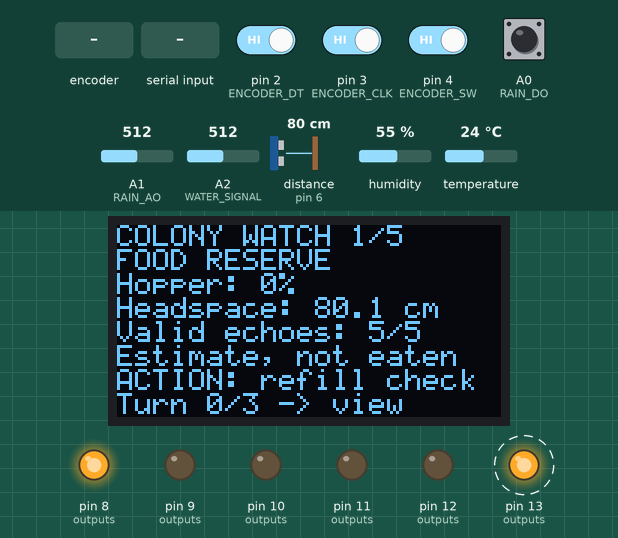
This sketch was run on a simulated Arduino Uno, built with avr-gcc and run on an emulated ATmega328P. Parts: 128×64 one-colour display, output pins drawn as LEDs (lit = HIGH). Wiring (inferred from the names in the program): ultrasonic range finder: trigger pin 5; echo pin 6. Dashed ring = blinking. The test bench sets the inputs (shaded band); at power-on: A0 (RAIN_DO), pin 2 (ENCODER_DT), pin 3 (ENCODER_CLK), pin 4 (ENCODER_SW) HIGH, distance to the obstacle (sensor on pin 6) 80 cm, A1 (RAIN_AO) = 512, A2 (WATER_SIGNAL) = 512, humidity 55 %, temperature 24 °C. The echo pulse lasts 58.3 µs per cm; pins used as bus, display or sensor lines are not drawn; what the sketch prints to the serial monitor is not drawn.

Above: at 1.2 s.
1.3 s: rotary encoder on pin 3 (ENCODER_CLK) / pin 2 (ENCODER_DT) turned 3 steps (first pin leading)
At 2.26 s:
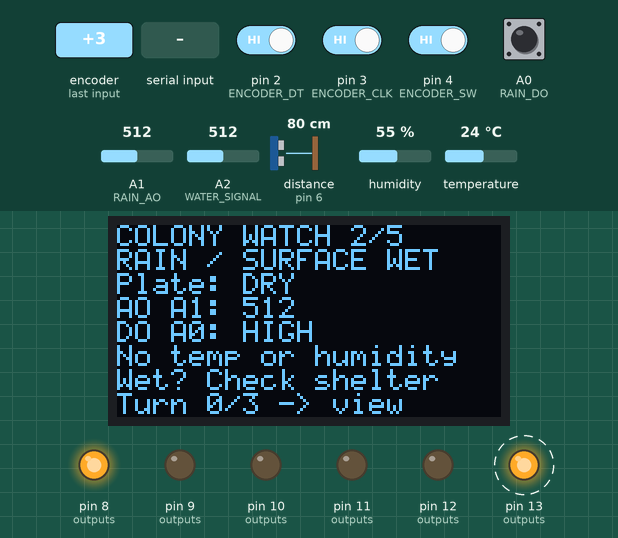
4.5 s: rotary encoder on pin 3 (ENCODER_CLK) / pin 2 (ENCODER_DT) turned 3 steps (first pin leading)
At 6.26 s:
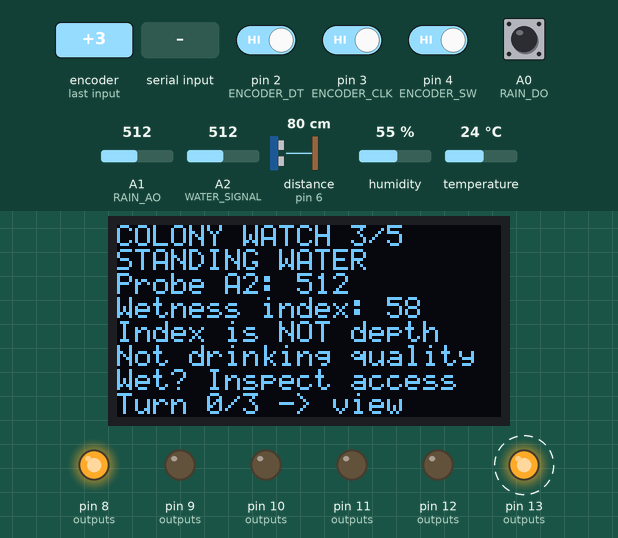
8.0 s: distance to the obstacle (sensor on pin 6) set to 25 cm
21.5 s: distance to the obstacle (sensor on pin 6) set to 20 cm
At 22.26 s:
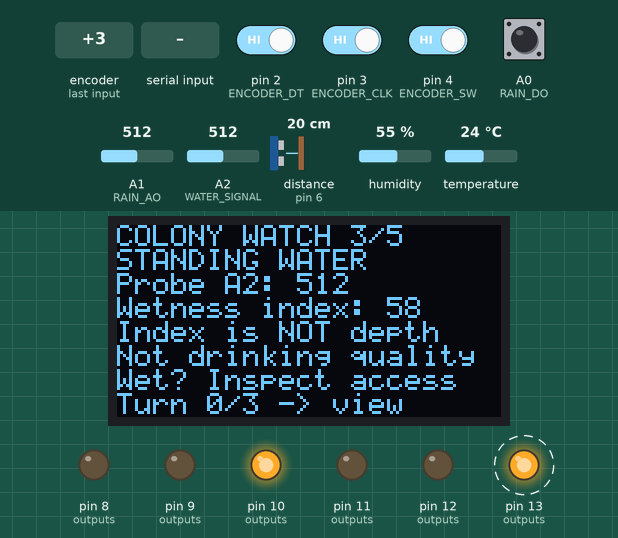
24.5 s: rotary encoder on pin 3 (ENCODER_CLK) / pin 2 (ENCODER_DT) turned 3 steps (first pin leading)
At 26.26 s:
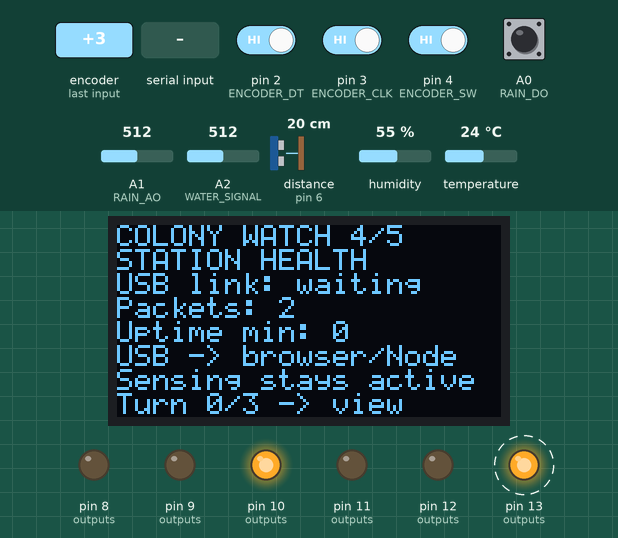
28.0 s: "A\n" received over Serial
At 28.8 s:
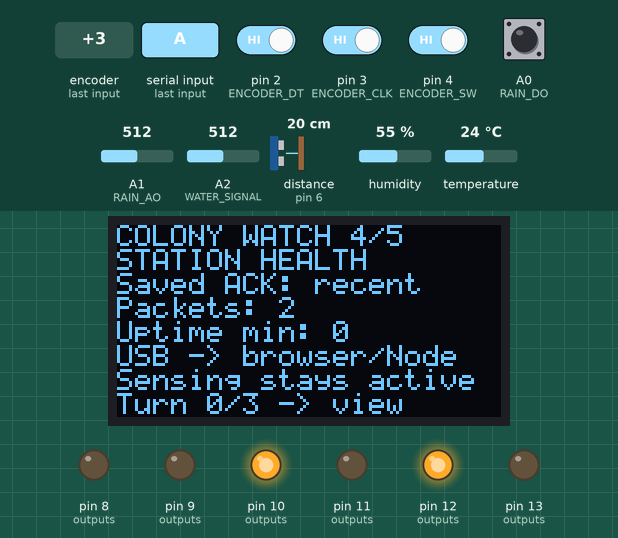
Timing chart, 0 to 31.0 s (numbered marks = the images above; inputs shaded):
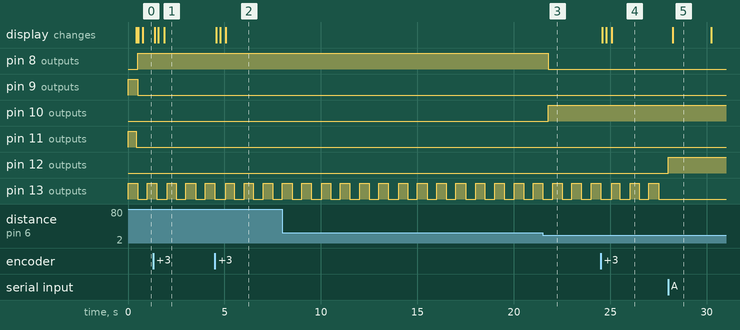

The sketch:

colony_monitor.ino
```cpp
// Colony Watch edge station — Arduino Uno R3 / classic Nano ATmega328P.
// Existing test sketch remains separate in pins_layout/. This is monitoring firmware.
#ifndef ENABLE_OLED
#define ENABLE_OLED 1
#endif
#ifndef ENCODER_STEPS_PER_DETENT
#define ENCODER_STEPS_PER_DETENT 4
#endif
#ifndef ENCODER_DETENTS_PER_SCREEN
#define ENCODER_DETENTS_PER_SCREEN 3
#endif
#ifndef ENCODER_REVERSED
#define ENCODER_REVERSED 0
#endif
#ifndef RGB_COMMON_ANODE
#define RGB_COMMON_ANODE 0
#endif
#ifndef TRAFFIC_ACTIVE_LOW
#define TRAFFIC_ACTIVE_LOW 0
#endif
#include <Arduino.h>
#include <string.h>
#include <math.h>
#include <DHT.h>
#if ENABLE_OLED
#include <Wire.h>
#include <SSD1306Ascii.h>
#include <SSD1306AsciiWire.h>
SSD1306AsciiWire display;
// System5x7 fits 21 columns and eight rows. Keep a small text cache instead
// of a 1024-byte framebuffer, and overwrite only characters that changed.
// Never send newlines to the OLED or blank the screen during a refresh.
class OledText : public Print {
  static const uint8_t COLUMNS = 21, ROWS = 8;
  char previous[ROWS][COLUMNS] = {};
  char line[COLUMNS];
  uint8_t row = 0, column = 0;
  void flushRow() {
    if (row >= ROWS) return;
    uint8_t index = 0;
    while (index < COLUMNS) {
      if (line[index] == previous[row][index]) { ++index; continue; }
      display.setCursor(index * 6, row);
      do {
        display.write(line[index]);
        previous[row][index] = line[index];
        ++index;
      } while (index < COLUMNS && line[index] != previous[row][index]);
    }
  }
 public:
  void invalidate() { memset(previous, 0, sizeof(previous)); }
  void beginFrame() { row = column = 0; memset(line, ' ', sizeof(line)); }
  size_t write(uint8_t value) override {
    if (value == '\r') return 1;
    if (value == '\n') {
      flushRow();
      if (row < ROWS) ++row;
      column = 0; memset(line, ' ', sizeof(line));
    } else if (row < ROWS && column < COLUMNS) line[column++] = value;
    return 1;
  }
  void endFrame() {
    flushRow();
    memset(line, ' ', sizeof(line));
    while (++row < ROWS) flushRow();
  }
} oledText;
bool displayReady = false;
unsigned long lastDisplayAttempt = 0;
#endif

// Copy each station's dashboard calibration here before uploading.
// Sonar measures headspace above a dry-food hopper, not an open feeding bowl.
const uint16_t FOOD_FULL_TENTHS_CM = 50;   // 5.0cm; keep >= HC-SR04 minimum 2cm.
const uint16_t FOOD_EMPTY_TENTHS_CM = 300; // 30.0cm.
const uint16_t WATER_DRY_RAW = 100;
const uint16_t WATER_WET_RAW = 800;
const uint16_t RAIN_DRY_RAW = 900;
const uint16_t RAIN_WET_RAW = 250;
const bool RAIN_ACTIVE_LOW = true;
const uint8_t FOOD_LOW_PERCENT = 25;
const uint8_t WATER_ALERT_PERCENT = 60;
// Ambient care-check triggers, not cat body temperatures. Match public/temperature.js.
const int16_t TEMPERATURE_COLD_TENTHS_C = 70;
const int16_t TEMPERATURE_FREEZING_TENTHS_C = 0;
const int16_t TEMPERATURE_HOT_TENTHS_C = 320;

const uint8_t THERM_PIN = 7; // DHT11 DATA/S; module VCC to 5V and GND to GND.
// A bare sensor needs a DATA-to-VCC pull-up (4.7k is suitable).
// Breakout modules commonly include it already; check the module markings.
DHT thermometer(THERM_PIN, DHT11);
const uint8_t ENCODER_DT = 2, ENCODER_CLK = 3, ENCODER_SW = 4;
const uint8_t SONAR_TRIG = 5, SONAR_ECHO = 6;
const uint8_t TRAFFIC_R = 8, TRAFFIC_Y = 9, TRAFFIC_G = 10;
const uint8_t RGB_R = 11, RGB_G = 12, RGB_B = 13;
// User's wiring: A0 is rain DO, A1 is rain AO, water signal is overridden to A2.
const uint8_t RAIN_DO = A0, RAIN_AO = A1, WATER_SIGNAL = A2;
const unsigned long SONAR_INTERVAL_MS = 100, ANALOG_INTERVAL_MS = 500;
const unsigned long TELEMETRY_INTERVAL_MS = 10000, DISPLAY_INTERVAL_MS = 250;
const uint8_t SCREEN_COUNT = 5;
const unsigned long TEMPERATURE_INTERVAL_MS = 2000;
unsigned long lastTemperature = 0;
bool haveTemperature = false;
int16_t temperatureTenthsC = 0;
volatile long encoderPosition = 0;
volatile uint8_t previousState = 0;
volatile int8_t encoderTransitions = 0;
long reportedPosition = 0, screenTravel = 0;
uint8_t screen = 0, sampleIndex = 0, validSamples = 0;
uint16_t echoes[5] = {0, 0, 0, 0, 0};
uint16_t distanceTenthsCm = 0, waterRaw = 0, rainRaw = 0;
uint8_t rainDigital = HIGH;
unsigned long lastSonar = 0, lastAnalog = 0, lastTelemetry = 0, lastDisplay = 0;
unsigned long lastAck = 0, sequence = 0;
unsigned long lastBrowserAck = 0, telemetryIntervalMs = TELEMETRY_INTERVAL_MS;
bool haveAck = false, haveBrowserAck = false, haveAnalog = false, sampleRequested = false;
char serialCommand[24];
uint8_t serialCommandLength = 0;
bool serialCommandOverflow = false;
static_assert(ENCODER_STEPS_PER_DETENT == 1 || ENCODER_STEPS_PER_DETENT == 2 || ENCODER_STEPS_PER_DETENT == 4, "Quadrature steps must be 1, 2, or 4");
static_assert(ENCODER_DETENTS_PER_SCREEN >= 1 && ENCODER_DETENTS_PER_SCREEN <= 99, "Use 1..99 detents per screen");
static_assert(FOOD_EMPTY_TENTHS_CM > FOOD_FULL_TENTHS_CM && FOOD_FULL_TENTHS_CM >= 20, "Invalid food calibration");
static_assert(WATER_DRY_RAW != WATER_WET_RAW && RAIN_DRY_RAW != RAIN_WET_RAW, "Wet and dry calibration must differ");

void encoderChanged() {
  const int8_t transitions[] = {0,-1,1,0,1,0,0,-1,-1,0,0,1,0,1,-1,0};
  const uint8_t state = (digitalRead(ENCODER_CLK) << 1) | digitalRead(ENCODER_DT);
  const uint8_t previous = previousState;
  previousState = state;
  if ((previous ^ state) == 3) { encoderTransitions = 0; return; }
  encoderTransitions += transitions[(previous << 2) | state];
  if (encoderTransitions >= ENCODER_STEPS_PER_DETENT) {
    encoderPosition += ENCODER_REVERSED ? -1 : 1; encoderTransitions = 0;
  } else if (encoderTransitions <= -ENCODER_STEPS_PER_DETENT) {
    encoderPosition += ENCODER_REVERSED ? 1 : -1; encoderTransitions = 0;
  }
}
void serviceEncoder() {
  noInterrupts(); const long position = encoderPosition; interrupts();
  if (position == reportedPosition) return;
  const long movement = screenTravel + position - reportedPosition;
  const long moved = movement / ENCODER_DETENTS_PER_SCREEN;
  screenTravel = movement % ENCODER_DETENTS_PER_SCREEN;
  screen = (screen + moved % SCREEN_COUNT + SCREEN_COUNT) % SCREEN_COUNT;
  reportedPosition = position;
  lastDisplay = millis() - DISPLAY_INTERVAL_MS;
}
int normalized(uint16_t raw, uint16_t dry, uint16_t wet) {
  const long value = (static_cast<long>(raw) - dry) * 100L / (static_cast<long>(wet) - dry);
  return value < 0 ? 0 : (value > 100 ? 100 : value);
}
bool foodKnown() { return validSamples >= 3; }
int foodPercent() { return normalized(distanceTenthsCm, FOOD_EMPTY_TENTHS_CM, FOOD_FULL_TENTHS_CM); }
bool rainWet() { return rainDigital == (RAIN_ACTIVE_LOW ? LOW : HIGH); }
bool uplinkRecent(unsigned long now) { return haveAck && now - lastAck < 45000; }
bool browserRecent(unsigned long now) { return haveBrowserAck && now - lastBrowserAck < 45000; }
void serviceSonar(unsigned long now) {
  if (now - lastSonar < SONAR_INTERVAL_MS) return;
  lastSonar = now;
  digitalWrite(SONAR_TRIG, LOW); delayMicroseconds(2);
  digitalWrite(SONAR_TRIG, HIGH); delayMicroseconds(10); digitalWrite(SONAR_TRIG, LOW);
  const unsigned long echo = pulseIn(SONAR_ECHO, HIGH, 30000);
  echoes[sampleIndex] = echo >= 116 && echo <= 23200 ? static_cast<uint16_t>(echo) : 0;
  sampleIndex = (sampleIndex + 1) % 5;
  uint16_t sorted[5]; validSamples = 0;
  for (uint8_t i = 0; i < 5; ++i) if (echoes[i]) sorted[validSamples++] = echoes[i];
  for (uint8_t i = 1; i < validSamples; ++i) {
    const uint16_t value = sorted[i]; int8_t j = i - 1;
    while (j >= 0 && sorted[j] > value) { sorted[j + 1] = sorted[j]; --j; }
    sorted[j + 1] = value;
  }
  distanceTenthsCm = foodKnown() ? (sorted[validSamples / 2] * 10UL + 29UL) / 58UL : 0;
}
void serviceAnalog(unsigned long now) {
  if (now - lastAnalog < ANALOG_INTERVAL_MS) return;
  lastAnalog = now;
  rainRaw = analogRead(RAIN_AO); rainDigital = digitalRead(RAIN_DO);
  waterRaw = analogRead(WATER_SIGNAL); haveAnalog = true;
}
void serviceTemperature(unsigned long now) {
  // Allow startup settling; never poll faster than once every two seconds.
  if (now - lastTemperature < TEMPERATURE_INTERVAL_MS) return;
  lastTemperature = now;
  const float value = thermometer.readTemperature();
  // DHT library returns NaN on timeout/checksum failure. Failed reads clear
  // the previous value. Newer DHT11 revisions specify -20..60C; older modules
  // may only support 0..50C. Verify the actual module before relying on frost readings.
  haveTemperature = isfinite(value) && value >= -20.0f && value <= 60.0f;
  if (haveTemperature) temperatureTenthsC = static_cast<int16_t>(lroundf(value * 10.0f));
}
void tenths(Print& output, uint16_t value) { output.print(value / 10); output.print('.'); output.print(value % 10); }
void printTemperature(Print& output) {
  if (temperatureTenthsC < 0) output.print('-');
  tenths(output, temperatureTenthsC < 0 ? -temperatureTenthsC : temperatureTenthsC);
}
void serviceTelemetry(unsigned long now) {
  if (!haveAnalog || (!sampleRequested && now - lastTelemetry < telemetryIntervalMs)) return;
  sampleRequested = false;
  lastTelemetry = now;
  Serial.print(F("{\"schemaVersion\":1,\"sequence\":")); Serial.print(sequence++);
  Serial.print(F(",\"uptimeMs\":")); Serial.print(now);
  Serial.print(F(",\"sonarDistanceCm\":"));
  if (foodKnown()) tenths(Serial, distanceTenthsCm); else Serial.print(F("null"));
  Serial.print(F(",\"sonarValidSamples\":")); Serial.print(validSamples);
  Serial.print(F(",\"rainAnalog\":")); Serial.print(rainRaw);
  Serial.print(F(",\"rainDigital\":")); Serial.print(rainDigital);
  Serial.print(F(",\"waterAnalog\":")); Serial.print(waterRaw);
  Serial.print(F(",\"temperatureC\":"));
  if (haveTemperature) printTemperature(Serial); else Serial.print(F("null"));
  Serial.print(F(",\"foodPercent\":"));
  if (foodKnown()) Serial.print(foodPercent()); else Serial.print(F("null"));
  Serial.print(F(",\"rainWet\":")); Serial.print(rainWet() ? F("true") : F("false"));
  Serial.print(F(",\"waterIndex\":")); Serial.print(normalized(waterRaw, WATER_DRY_RAW, WATER_WET_RAW));
  Serial.print(F(",\"encoderPosition\":")); Serial.print(reportedPosition);
  Serial.print(F(",\"buttonPressed\":")); Serial.print(digitalRead(ENCODER_SW) == LOW ? F("true") : F("false"));
  Serial.print(F(",\"screen\":")); Serial.print(screen);
  Serial.println('}');
}
void printHello() {
  Serial.print(F("{\"event\":\"hello\",\"firmware\":\"colony-monitor/1.3\",\"protocolVersion\":1,\"telemetryIntervalMs\":"));
  Serial.print(telemetryIntervalMs);
  Serial.print(F(",\"screenCount\":")); Serial.print(SCREEN_COUNT); Serial.println('}');
}
void handleSerialCommand(unsigned long now) {
  serialCommand[serialCommandLength] = '\0';
  if (strcmp(serialCommand, "A") == 0) { haveAck = true; lastAck = now; }
  else if (strcmp(serialCommand, "B") == 0) { haveBrowserAck = true; lastBrowserAck = now; }
  else if (strcmp(serialCommand, "HELLO") == 0) printHello();
  else if (strcmp(serialCommand, "SAMPLE") == 0) sampleRequested = true;
  else if (strncmp(serialCommand, "STREAM ", 7) == 0) {
    unsigned long interval = 0;
    bool valid = serialCommandLength > 7;
    for (uint8_t i = 7; i < serialCommandLength; ++i) {
      const char c = serialCommand[i];
      if (c < '0' || c > '9' || interval > 60000UL) { valid = false; break; }
      interval = interval * 10UL + (c - '0');
    }
    if (valid && interval >= 250 && interval <= 60000) {
      telemetryIntervalMs = interval;
      Serial.print(F("{\"event\":\"stream\",\"intervalMs\":")); Serial.print(interval); Serial.println('}');
    } else Serial.println(F("{\"event\":\"error\",\"message\":\"STREAM needs 250..60000 milliseconds\"}"));
  } else Serial.println(F("{\"event\":\"error\",\"message\":\"Unknown serial command\"}"));
}
void serviceGateway(unsigned long now) {
  while (Serial.available()) {
    const char c = Serial.read();
    if (c == '\r') continue;
    if (c == '\n') {
      if (serialCommandOverflow) Serial.println(F("{\"event\":\"error\",\"message\":\"Command too long\"}"));
      else if (serialCommandLength) handleSerialCommand(now);
      serialCommandLength = 0; serialCommandOverflow = false;
    } else if (!serialCommandOverflow) {
      if (serialCommandLength < sizeof(serialCommand) - 1) serialCommand[serialCommandLength++] = c;
      else serialCommandOverflow = true;
    }
  }
}
void writeLed(uint8_t pin, bool on, bool activeLow) { digitalWrite(pin, on != activeLow ? HIGH : LOW); }
void serviceLeds(unsigned long now) {
  const bool danger = (haveAnalog && ((foodKnown() && foodPercent() <= FOOD_LOW_PERCENT) || normalized(waterRaw, WATER_DRY_RAW, WATER_WET_RAW) >= WATER_ALERT_PERCENT)) ||
    (haveTemperature && (temperatureTenthsC >= TEMPERATURE_HOT_TENTHS_C || temperatureTenthsC <= TEMPERATURE_FREEZING_TENTHS_C));
  const bool watch = !foodKnown() || !haveAnalog || rainWet() || !haveTemperature || temperatureTenthsC <= TEMPERATURE_COLD_TENTHS_C;
  writeLed(TRAFFIC_R, danger, TRAFFIC_ACTIVE_LOW);
  writeLed(TRAFFIC_Y, !danger && watch, TRAFFIC_ACTIVE_LOW);
  writeLed(TRAFFIC_G, !danger && !watch, TRAFFIC_ACTIVE_LOW);
  writeLed(RGB_R, !foodKnown(), RGB_COMMON_ANODE);
  const bool linkRecent = uplinkRecent(now) || browserRecent(now);
  writeLed(RGB_G, linkRecent, RGB_COMMON_ANODE);
  writeLed(RGB_B, !linkRecent && (now / 500) % 2 == 0, RGB_COMMON_ANODE);
}
void setupDisplay() {
#if ENABLE_OLED
  lastDisplayAttempt = millis();
  Wire.begin();
  Wire.setWireTimeout(25000, true); Wire.clearWireTimeoutFlag();
  for (uint8_t address = 0x3C; address <= 0x3D; ++address) {
    Wire.beginTransmission(address);
    if (Wire.endTransmission() != 0) continue;
    display.begin(&Adafruit128x64, address); display.setFont(System5x7);
    display.setScrollMode(SCROLL_MODE_OFF);
    oledText.invalidate();
    display.invertDisplay(false); displayReady = true; return;
  }
  displayReady = false;
#endif
}
void serviceDisplay(unsigned long now) {
#if ENABLE_OLED
  if (!displayReady) { if (now - lastDisplayAttempt >= 60000) setupDisplay(); return; }
  if (now - lastDisplay < DISPLAY_INTERVAL_MS) return;
  lastDisplay = now; oledText.beginFrame();
  oledText.print(F("COLONY WATCH ")); oledText.print(screen + 1); oledText.print('/'); oledText.println(SCREEN_COUNT);
  switch (screen) {
    case 0:
      oledText.println(F("FOOD RESERVE"));
      oledText.print(F("Hopper: "));
      if (foodKnown()) { oledText.print(foodPercent()); oledText.println('%'); } else oledText.println(F("UNKNOWN"));
      oledText.print(F("Headspace: "));
      if (foodKnown()) { tenths(oledText, distanceTenthsCm); oledText.println(F(" cm")); } else oledText.println(F("no echo"));
      oledText.print(F("Valid echoes: ")); oledText.print(validSamples); oledText.println(F("/5"));
      oledText.println(F("Estimate, not eaten"));
      oledText.println(foodKnown() && foodPercent() <= FOOD_LOW_PERCENT ? F("ACTION: refill check") : F("Check food on visits"));
      break;
    case 1:
      oledText.println(F("RAIN / SURFACE WET"));
      oledText.print(F("Plate: ")); oledText.println(!haveAnalog ? F("waiting") : (rainWet() ? F("WET") : F("DRY")));
      oledText.print(F("AO A1: ")); oledText.println(rainRaw);
      oledText.print(F("DO A0: ")); oledText.println(rainDigital == LOW ? F("LOW") : F("HIGH"));
      oledText.println(F("No temp or humidity"));
      oledText.println(F("Wet? Check shelter"));
      break;
    case 2:
      oledText.println(F("STANDING WATER"));
      oledText.print(F("Probe A2: ")); oledText.println(waterRaw);
      oledText.print(F("Wetness index: ")); oledText.println(normalized(waterRaw, WATER_DRY_RAW, WATER_WET_RAW));
      oledText.println(F("Index is NOT depth"));
      oledText.println(F("Not drinking quality"));
      oledText.println(F("Wet? Inspect access"));
      break;
    case 3:
      oledText.println(F("STATION HEALTH"));
      oledText.println(uplinkRecent(now) ? F("Saved ACK: recent") : (browserRecent(now) ? F("Browser ACK: recent") : F("USB link: waiting")));
      oledText.print(F("Packets: ")); oledText.println(sequence);
      oledText.print(F("Uptime min: ")); oledText.println(now / 60000);
      oledText.println(F("USB -> browser/Node"));
      oledText.println(F("Sensing stays active"));
      break;
    default:
      oledText.println(F("STATION TEMPERATURE"));
      oledText.print(F("Ambient: "));
      if (haveTemperature) { printTemperature(oledText); oledText.println(F(" C")); } else oledText.println(F("UNKNOWN"));
      oledText.println(F("DHT11 on D7"));
      oledText.println(F("Not cat body temp"));
      oledText.println(!haveTemperature ? F("Check thermometer") : temperatureTenthsC <= TEMPERATURE_FREEZING_TENTHS_C ? F("FREEZE: warm shelter") :
        temperatureTenthsC <= TEMPERATURE_COLD_TENTHS_C ? F("COLD: dry shelter") : temperatureTenthsC >= TEMPERATURE_HOT_TENTHS_C ? F("HEAT: shade + water") : F("No temperature alert"));
      oledText.println(F("Verify frost rating"));
      break;
  }
  oledText.print(F("Turn ")); oledText.print(screenTravel); oledText.print('/'); oledText.print(ENCODER_DETENTS_PER_SCREEN); oledText.print(F(" -> view"));
  oledText.endFrame();
  if (Wire.getWireTimeoutFlag()) displayReady = false;
#else
  (void)now;
#endif
}
void setup() {
  const uint8_t outputs[] = {TRAFFIC_R, TRAFFIC_Y, TRAFFIC_G, RGB_R, RGB_G, RGB_B};
  for (uint8_t i = 0; i < 6; ++i) {
    writeLed(outputs[i], false, i < 3 ? TRAFFIC_ACTIVE_LOW : RGB_COMMON_ANODE); pinMode(outputs[i], OUTPUT);
  }
  pinMode(ENCODER_DT, INPUT_PULLUP); pinMode(ENCODER_CLK, INPUT_PULLUP); pinMode(ENCODER_SW, INPUT_PULLUP);
  previousState = (digitalRead(ENCODER_CLK) << 1) | digitalRead(ENCODER_DT);
  attachInterrupt(digitalPinToInterrupt(ENCODER_DT), encoderChanged, CHANGE);
  attachInterrupt(digitalPinToInterrupt(ENCODER_CLK), encoderChanged, CHANGE);
  digitalWrite(SONAR_TRIG, LOW); pinMode(SONAR_TRIG, OUTPUT); pinMode(SONAR_ECHO, INPUT);
  pinMode(WATER_SIGNAL, INPUT); pinMode(RAIN_AO, INPUT); pinMode(RAIN_DO, INPUT_PULLUP);
  Serial.begin(115200);
  Serial.println(F("{\"event\":\"boot\",\"firmware\":\"colony-monitor/1.3\"}"));
  thermometer.begin(); lastTemperature = millis();
  setupDisplay();
}
void loop() {
  serviceEncoder();
  const unsigned long now = millis();
  serviceGateway(now); serviceSonar(now); serviceAnalog(now); serviceTemperature(now);
  serviceTelemetry(now); serviceLeds(now); serviceDisplay(now);
}
```

Measured:
- the behaviour switches between 24 and 23 cm on distance to the obstacle (sensor on pin 6) (found by bisection; images 2 and 3)
- after the input at 1.3 s, the display: first changes after 0.08 s (image 1 shows a later state)
- after the input at 4.5 s, the display: first changes after 0.08 s (image 2 shows a later state)
- after the input at 21.5 s, pin 8 (outputs): HIGH → LOW after 0.28 s; pin 10 (outputs): LOW → HIGH after 0.28 s
- after the input at 24.5 s, the display: first changes after 0.08 s (image 4 shows a later state)
- after the input at 28.0 s, pin 12 (outputs): LOW → HIGH at once; pin 13 (outputs): stops changing and stays LOW
- by itself, pin 13 (outputs): alternates HIGH for 0.50 s and LOW for 0.50 s
